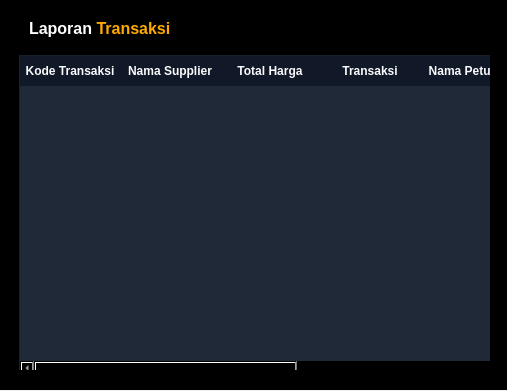
<?xml version="1.0" encoding="UTF-8"?>
<ui version="4.0">
 <class>Form</class>
 <widget class="QWidget" name="Form">
  <property name="geometry">
   <rect>
    <x>0</x>
    <y>0</y>
    <width>507</width>
    <height>391</height>
   </rect>
  </property>
  <property name="windowTitle">
   <string>Form</string>
  </property>
  <widget class="QFrame" name="frame">
   <property name="geometry">
    <rect>
     <x>-1</x>
     <y>-1</y>
     <width>511</width>
     <height>391</height>
    </rect>
   </property>
   <property name="minimumSize">
    <size>
     <width>511</width>
     <height>391</height>
    </size>
   </property>
   <property name="maximumSize">
    <size>
     <width>511</width>
     <height>391</height>
    </size>
   </property>
   <property name="styleSheet">
    <string notr="true">background-color: rgb(0, 0, 0);</string>
   </property>
   <property name="frameShape">
    <enum>QFrame::StyledPanel</enum>
   </property>
   <property name="frameShadow">
    <enum>QFrame::Raised</enum>
   </property>
   <layout class="QVBoxLayout" name="verticalLayout">
    <item>
     <widget class="QFrame" name="frame_2">
      <property name="styleSheet">
       <string notr="true"/>
      </property>
      <property name="frameShape">
       <enum>QFrame::StyledPanel</enum>
      </property>
      <property name="frameShadow">
       <enum>QFrame::Raised</enum>
      </property>
      <layout class="QVBoxLayout" name="verticalLayout_3">
       <item>
        <widget class="QFrame" name="frame_3">
         <property name="maximumSize">
          <size>
           <width>16777215</width>
           <height>30</height>
          </size>
         </property>
         <property name="styleSheet">
          <string notr="true"/>
         </property>
         <property name="frameShape">
          <enum>QFrame::StyledPanel</enum>
         </property>
         <property name="frameShadow">
          <enum>QFrame::Raised</enum>
         </property>
         <widget class="QLabel" name="label_8">
          <property name="geometry">
           <rect>
            <x>10</x>
            <y>0</y>
            <width>171</width>
            <height>20</height>
           </rect>
          </property>
          <property name="font">
           <font>
            <pointsize>12</pointsize>
            <weight>75</weight>
            <bold>true</bold>
           </font>
          </property>
          <property name="styleSheet">
           <string notr="true">color: rgb(255, 255, 255);</string>
          </property>
          <property name="text">
           <string>&lt;html&gt;&lt;head/&gt;&lt;body&gt;&lt;p&gt;&lt;span style=&quot; color:#ffffff;&quot;&gt;Laporan &lt;/span&gt;&lt;span style=&quot; color:#ffaa00;&quot;&gt;Transaksi&lt;/span&gt;&lt;/p&gt;&lt;/body&gt;&lt;/html&gt;</string>
          </property>
         </widget>
        </widget>
       </item>
       <item>
        <widget class="QFrame" name="frame_11">
         <property name="styleSheet">
          <string notr="true">color: rgb(255, 255, 255);</string>
         </property>
         <property name="frameShape">
          <enum>QFrame::StyledPanel</enum>
         </property>
         <property name="frameShadow">
          <enum>QFrame::Raised</enum>
         </property>
         <widget class="QTableWidget" name="tableWidget">
          <property name="enabled">
           <bool>true</bool>
          </property>
          <property name="geometry">
           <rect>
            <x>0</x>
            <y>0</y>
            <width>491</width>
            <height>321</height>
           </rect>
          </property>
          <property name="styleSheet">
           <string notr="true">QTableWidget {
    background-color: #1f2937;      /* body gelap */
    color: #f1f5f9;                 /* text isi tabel */
    gridline-color: #374151;
    selection-background-color: #2563eb;
    selection-color: white;
}

/* Header kolom */
QHeaderView::section {
    background-color: #111827;      /* header lebih gelap */
    color: #f9fafb;                 /* text header putih */
    padding: 6px;
    border: none;
    font-weight: bold;
}

/* Alternating row */
QTableWidget::item:alternate {
    background-color: #111827;
}

/* Hover row */
QTableWidget::item:hover {
    background-color: #374151;
}</string>
          </property>
          <column>
           <property name="text">
            <string>Kode Transaksi</string>
           </property>
          </column>
          <column>
           <property name="text">
            <string>Nama Supplier</string>
           </property>
          </column>
          <column>
           <property name="text">
            <string>Total Harga</string>
           </property>
          </column>
          <column>
           <property name="text">
            <string>Transaksi</string>
           </property>
          </column>
          <column>
           <property name="text">
            <string>Nama Petugas</string>
           </property>
          </column>
          <column>
           <property name="text">
            <string>Keterangan</string>
           </property>
          </column>
          <column>
           <property name="text">
            <string>tanggal Transaksi</string>
           </property>
          </column>
         </widget>
        </widget>
       </item>
      </layout>
     </widget>
    </item>
   </layout>
  </widget>
 </widget>
 <resources/>
 <connections/>
</ui>
